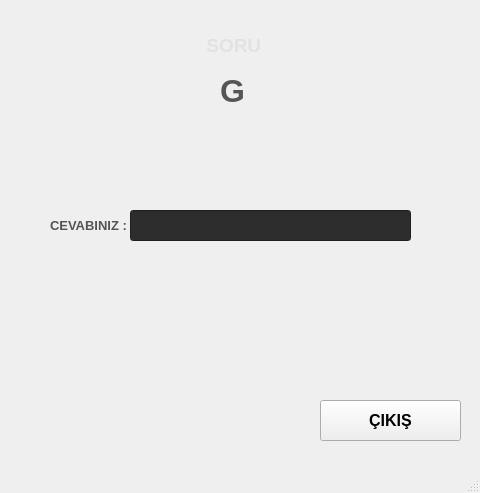
<?xml version="1.0" encoding="UTF-8"?>
<ui version="4.0">
 <class>MainWindowGame</class>
 <widget class="QMainWindow" name="MainWindowGame">
  <property name="geometry">
   <rect>
    <x>0</x>
    <y>0</y>
    <width>480</width>
    <height>493</height>
   </rect>
  </property>
  <property name="windowTitle">
   <string>MainWindow</string>
  </property>
  <property name="styleSheet">
   <string notr="true">background-image: url(:/arkaplan/arka_plan.jpeg);</string>
  </property>
  <widget class="QWidget" name="centralwidget">
   <widget class="QLabel" name="label">
    <property name="geometry">
     <rect>
      <x>180</x>
      <y>30</y>
      <width>121</width>
      <height>31</height>
     </rect>
    </property>
    <property name="palette">
     <palette>
      <active>
       <colorrole role="WindowText">
        <brush brushstyle="SolidPattern">
         <color alpha="255">
          <red>226</red>
          <green>226</green>
          <blue>226</blue>
         </color>
        </brush>
       </colorrole>
       <colorrole role="Button">
        <brush brushstyle="SolidPattern">
         <color alpha="255">
          <red>45</red>
          <green>45</green>
          <blue>45</blue>
         </color>
        </brush>
       </colorrole>
       <colorrole role="Text">
        <brush brushstyle="SolidPattern">
         <color alpha="255">
          <red>226</red>
          <green>226</green>
          <blue>226</blue>
         </color>
        </brush>
       </colorrole>
       <colorrole role="Base">
        <brush brushstyle="SolidPattern">
         <color alpha="255">
          <red>45</red>
          <green>45</green>
          <blue>45</blue>
         </color>
        </brush>
       </colorrole>
       <colorrole role="Window">
        <brush brushstyle="SolidPattern">
         <color alpha="255">
          <red>45</red>
          <green>45</green>
          <blue>45</blue>
         </color>
        </brush>
       </colorrole>
      </active>
      <inactive>
       <colorrole role="WindowText">
        <brush brushstyle="SolidPattern">
         <color alpha="255">
          <red>226</red>
          <green>226</green>
          <blue>226</blue>
         </color>
        </brush>
       </colorrole>
       <colorrole role="Button">
        <brush brushstyle="SolidPattern">
         <color alpha="255">
          <red>45</red>
          <green>45</green>
          <blue>45</blue>
         </color>
        </brush>
       </colorrole>
       <colorrole role="Text">
        <brush brushstyle="SolidPattern">
         <color alpha="255">
          <red>226</red>
          <green>226</green>
          <blue>226</blue>
         </color>
        </brush>
       </colorrole>
       <colorrole role="Base">
        <brush brushstyle="SolidPattern">
         <color alpha="255">
          <red>45</red>
          <green>45</green>
          <blue>45</blue>
         </color>
        </brush>
       </colorrole>
       <colorrole role="Window">
        <brush brushstyle="SolidPattern">
         <color alpha="255">
          <red>45</red>
          <green>45</green>
          <blue>45</blue>
         </color>
        </brush>
       </colorrole>
      </inactive>
      <disabled>
       <colorrole role="WindowText">
        <brush brushstyle="SolidPattern">
         <color alpha="255">
          <red>120</red>
          <green>120</green>
          <blue>120</blue>
         </color>
        </brush>
       </colorrole>
       <colorrole role="Button">
        <brush brushstyle="SolidPattern">
         <color alpha="255">
          <red>45</red>
          <green>45</green>
          <blue>45</blue>
         </color>
        </brush>
       </colorrole>
       <colorrole role="Text">
        <brush brushstyle="SolidPattern">
         <color alpha="255">
          <red>120</red>
          <green>120</green>
          <blue>120</blue>
         </color>
        </brush>
       </colorrole>
       <colorrole role="Base">
        <brush brushstyle="SolidPattern">
         <color alpha="255">
          <red>45</red>
          <green>45</green>
          <blue>45</blue>
         </color>
        </brush>
       </colorrole>
       <colorrole role="Window">
        <brush brushstyle="SolidPattern">
         <color alpha="255">
          <red>45</red>
          <green>45</green>
          <blue>45</blue>
         </color>
        </brush>
       </colorrole>
      </disabled>
     </palette>
    </property>
    <property name="font">
     <font>
      <pointsize>14</pointsize>
      <weight>75</weight>
      <bold>true</bold>
     </font>
    </property>
    <property name="toolTip">
     <string>&lt;html&gt;&lt;head/&gt;&lt;body&gt;&lt;p&gt;&lt;br/&gt;&lt;/p&gt;&lt;/body&gt;&lt;/html&gt;</string>
    </property>
    <property name="styleSheet">
     <string notr="true">border-image: url(:/buton/butonhazır.png);</string>
    </property>
    <property name="text">
     <string>     SORU</string>
    </property>
   </widget>
   <widget class="QLabel" name="lbl_soru">
    <property name="geometry">
     <rect>
      <x>20</x>
      <y>130</y>
      <width>441</width>
      <height>61</height>
     </rect>
    </property>
    <property name="palette">
     <palette>
      <active>
       <colorrole role="WindowText">
        <brush brushstyle="SolidPattern">
         <color alpha="255">
          <red>85</red>
          <green>85</green>
          <blue>85</blue>
         </color>
        </brush>
       </colorrole>
       <colorrole role="Button">
        <brush brushstyle="SolidPattern">
         <color alpha="255">
          <red>45</red>
          <green>45</green>
          <blue>45</blue>
         </color>
        </brush>
       </colorrole>
       <colorrole role="ButtonText">
        <brush brushstyle="SolidPattern">
         <color alpha="255">
          <red>222</red>
          <green>222</green>
          <blue>222</blue>
         </color>
        </brush>
       </colorrole>
       <colorrole role="Base">
        <brush brushstyle="SolidPattern">
         <color alpha="255">
          <red>45</red>
          <green>45</green>
          <blue>45</blue>
         </color>
        </brush>
       </colorrole>
       <colorrole role="Window">
        <brush brushstyle="SolidPattern">
         <color alpha="255">
          <red>45</red>
          <green>45</green>
          <blue>45</blue>
         </color>
        </brush>
       </colorrole>
      </active>
      <inactive>
       <colorrole role="WindowText">
        <brush brushstyle="SolidPattern">
         <color alpha="255">
          <red>85</red>
          <green>85</green>
          <blue>85</blue>
         </color>
        </brush>
       </colorrole>
       <colorrole role="Button">
        <brush brushstyle="SolidPattern">
         <color alpha="255">
          <red>45</red>
          <green>45</green>
          <blue>45</blue>
         </color>
        </brush>
       </colorrole>
       <colorrole role="ButtonText">
        <brush brushstyle="SolidPattern">
         <color alpha="255">
          <red>222</red>
          <green>222</green>
          <blue>222</blue>
         </color>
        </brush>
       </colorrole>
       <colorrole role="Base">
        <brush brushstyle="SolidPattern">
         <color alpha="255">
          <red>45</red>
          <green>45</green>
          <blue>45</blue>
         </color>
        </brush>
       </colorrole>
       <colorrole role="Window">
        <brush brushstyle="SolidPattern">
         <color alpha="255">
          <red>45</red>
          <green>45</green>
          <blue>45</blue>
         </color>
        </brush>
       </colorrole>
      </inactive>
      <disabled>
       <colorrole role="WindowText">
        <brush brushstyle="SolidPattern">
         <color alpha="255">
          <red>120</red>
          <green>120</green>
          <blue>120</blue>
         </color>
        </brush>
       </colorrole>
       <colorrole role="Button">
        <brush brushstyle="SolidPattern">
         <color alpha="255">
          <red>45</red>
          <green>45</green>
          <blue>45</blue>
         </color>
        </brush>
       </colorrole>
       <colorrole role="ButtonText">
        <brush brushstyle="SolidPattern">
         <color alpha="255">
          <red>120</red>
          <green>120</green>
          <blue>120</blue>
         </color>
        </brush>
       </colorrole>
       <colorrole role="Base">
        <brush brushstyle="SolidPattern">
         <color alpha="255">
          <red>45</red>
          <green>45</green>
          <blue>45</blue>
         </color>
        </brush>
       </colorrole>
       <colorrole role="Window">
        <brush brushstyle="SolidPattern">
         <color alpha="255">
          <red>45</red>
          <green>45</green>
          <blue>45</blue>
         </color>
        </brush>
       </colorrole>
      </disabled>
     </palette>
    </property>
    <property name="font">
     <font>
      <pointsize>10</pointsize>
      <weight>75</weight>
      <bold>true</bold>
     </font>
    </property>
    <property name="toolTip">
     <string>&lt;html&gt;&lt;head/&gt;&lt;body&gt;&lt;p&gt;&lt;br/&gt;&lt;/p&gt;&lt;/body&gt;&lt;/html&gt;</string>
    </property>
    <property name="styleSheet">
     <string notr="true">background-image: url(:/txt_kisim/txt_kısım.png);</string>
    </property>
    <property name="text">
     <string/>
    </property>
   </widget>
   <widget class="QLabel" name="label_cevabiniz">
    <property name="geometry">
     <rect>
      <x>50</x>
      <y>210</y>
      <width>81</width>
      <height>31</height>
     </rect>
    </property>
    <property name="palette">
     <palette>
      <active>
       <colorrole role="WindowText">
        <brush brushstyle="SolidPattern">
         <color alpha="255">
          <red>85</red>
          <green>85</green>
          <blue>85</blue>
         </color>
        </brush>
       </colorrole>
       <colorrole role="Button">
        <brush brushstyle="SolidPattern">
         <color alpha="255">
          <red>45</red>
          <green>45</green>
          <blue>45</blue>
         </color>
        </brush>
       </colorrole>
       <colorrole role="Text">
        <brush brushstyle="SolidPattern">
         <color alpha="255">
          <red>226</red>
          <green>226</green>
          <blue>226</blue>
         </color>
        </brush>
       </colorrole>
       <colorrole role="Base">
        <brush brushstyle="SolidPattern">
         <color alpha="255">
          <red>45</red>
          <green>45</green>
          <blue>45</blue>
         </color>
        </brush>
       </colorrole>
       <colorrole role="Window">
        <brush brushstyle="SolidPattern">
         <color alpha="255">
          <red>45</red>
          <green>45</green>
          <blue>45</blue>
         </color>
        </brush>
       </colorrole>
      </active>
      <inactive>
       <colorrole role="WindowText">
        <brush brushstyle="SolidPattern">
         <color alpha="255">
          <red>85</red>
          <green>85</green>
          <blue>85</blue>
         </color>
        </brush>
       </colorrole>
       <colorrole role="Button">
        <brush brushstyle="SolidPattern">
         <color alpha="255">
          <red>45</red>
          <green>45</green>
          <blue>45</blue>
         </color>
        </brush>
       </colorrole>
       <colorrole role="Text">
        <brush brushstyle="SolidPattern">
         <color alpha="255">
          <red>226</red>
          <green>226</green>
          <blue>226</blue>
         </color>
        </brush>
       </colorrole>
       <colorrole role="Base">
        <brush brushstyle="SolidPattern">
         <color alpha="255">
          <red>45</red>
          <green>45</green>
          <blue>45</blue>
         </color>
        </brush>
       </colorrole>
       <colorrole role="Window">
        <brush brushstyle="SolidPattern">
         <color alpha="255">
          <red>45</red>
          <green>45</green>
          <blue>45</blue>
         </color>
        </brush>
       </colorrole>
      </inactive>
      <disabled>
       <colorrole role="WindowText">
        <brush brushstyle="SolidPattern">
         <color alpha="255">
          <red>120</red>
          <green>120</green>
          <blue>120</blue>
         </color>
        </brush>
       </colorrole>
       <colorrole role="Button">
        <brush brushstyle="SolidPattern">
         <color alpha="255">
          <red>45</red>
          <green>45</green>
          <blue>45</blue>
         </color>
        </brush>
       </colorrole>
       <colorrole role="Text">
        <brush brushstyle="SolidPattern">
         <color alpha="255">
          <red>120</red>
          <green>120</green>
          <blue>120</blue>
         </color>
        </brush>
       </colorrole>
       <colorrole role="Base">
        <brush brushstyle="SolidPattern">
         <color alpha="255">
          <red>45</red>
          <green>45</green>
          <blue>45</blue>
         </color>
        </brush>
       </colorrole>
       <colorrole role="Window">
        <brush brushstyle="SolidPattern">
         <color alpha="255">
          <red>45</red>
          <green>45</green>
          <blue>45</blue>
         </color>
        </brush>
       </colorrole>
      </disabled>
     </palette>
    </property>
    <property name="font">
     <font>
      <pointsize>10</pointsize>
      <weight>75</weight>
      <bold>true</bold>
     </font>
    </property>
    <property name="toolTip">
     <string>&lt;html&gt;&lt;head/&gt;&lt;body&gt;&lt;p&gt;&lt;br/&gt;&lt;/p&gt;&lt;/body&gt;&lt;/html&gt;</string>
    </property>
    <property name="styleSheet">
     <string notr="true">background-image: url(:/txt_kisim/txt_kısım.png);</string>
    </property>
    <property name="text">
     <string>CEVABINIZ : </string>
    </property>
   </widget>
   <widget class="QLabel" name="lbl_durum_bilgilendirmesi">
    <property name="geometry">
     <rect>
      <x>10</x>
      <y>400</y>
      <width>281</width>
      <height>31</height>
     </rect>
    </property>
    <property name="palette">
     <palette>
      <active>
       <colorrole role="WindowText">
        <brush brushstyle="SolidPattern">
         <color alpha="255">
          <red>12</red>
          <green>12</green>
          <blue>220</blue>
         </color>
        </brush>
       </colorrole>
       <colorrole role="Button">
        <brush brushstyle="SolidPattern">
         <color alpha="255">
          <red>45</red>
          <green>45</green>
          <blue>45</blue>
         </color>
        </brush>
       </colorrole>
       <colorrole role="Base">
        <brush brushstyle="SolidPattern">
         <color alpha="255">
          <red>45</red>
          <green>45</green>
          <blue>45</blue>
         </color>
        </brush>
       </colorrole>
       <colorrole role="Window">
        <brush brushstyle="SolidPattern">
         <color alpha="255">
          <red>45</red>
          <green>45</green>
          <blue>45</blue>
         </color>
        </brush>
       </colorrole>
      </active>
      <inactive>
       <colorrole role="WindowText">
        <brush brushstyle="SolidPattern">
         <color alpha="255">
          <red>12</red>
          <green>12</green>
          <blue>220</blue>
         </color>
        </brush>
       </colorrole>
       <colorrole role="Button">
        <brush brushstyle="SolidPattern">
         <color alpha="255">
          <red>45</red>
          <green>45</green>
          <blue>45</blue>
         </color>
        </brush>
       </colorrole>
       <colorrole role="Base">
        <brush brushstyle="SolidPattern">
         <color alpha="255">
          <red>45</red>
          <green>45</green>
          <blue>45</blue>
         </color>
        </brush>
       </colorrole>
       <colorrole role="Window">
        <brush brushstyle="SolidPattern">
         <color alpha="255">
          <red>45</red>
          <green>45</green>
          <blue>45</blue>
         </color>
        </brush>
       </colorrole>
      </inactive>
      <disabled>
       <colorrole role="WindowText">
        <brush brushstyle="SolidPattern">
         <color alpha="255">
          <red>120</red>
          <green>120</green>
          <blue>120</blue>
         </color>
        </brush>
       </colorrole>
       <colorrole role="Button">
        <brush brushstyle="SolidPattern">
         <color alpha="255">
          <red>45</red>
          <green>45</green>
          <blue>45</blue>
         </color>
        </brush>
       </colorrole>
       <colorrole role="Base">
        <brush brushstyle="SolidPattern">
         <color alpha="255">
          <red>45</red>
          <green>45</green>
          <blue>45</blue>
         </color>
        </brush>
       </colorrole>
       <colorrole role="Window">
        <brush brushstyle="SolidPattern">
         <color alpha="255">
          <red>45</red>
          <green>45</green>
          <blue>45</blue>
         </color>
        </brush>
       </colorrole>
      </disabled>
     </palette>
    </property>
    <property name="font">
     <font>
      <pointsize>12</pointsize>
      <weight>75</weight>
      <bold>true</bold>
     </font>
    </property>
    <property name="toolTip">
     <string>&lt;html&gt;&lt;head/&gt;&lt;body&gt;&lt;p&gt;&lt;br/&gt;&lt;/p&gt;&lt;/body&gt;&lt;/html&gt;</string>
    </property>
    <property name="styleSheet">
     <string notr="true">background-image: url(:/txt_kisim/txt_kısım.png);</string>
    </property>
    <property name="text">
     <string/>
    </property>
   </widget>
   <widget class="QPushButton" name="btn_cikis">
    <property name="geometry">
     <rect>
      <x>320</x>
      <y>400</y>
      <width>141</width>
      <height>41</height>
     </rect>
    </property>
    <property name="font">
     <font>
      <pointsize>12</pointsize>
      <weight>75</weight>
      <bold>true</bold>
     </font>
    </property>
    <property name="styleSheet">
     <string notr="true">border-image: url(:/buton/butonhazır.png);</string>
    </property>
    <property name="text">
     <string>ÇIKIŞ</string>
    </property>
   </widget>
   <widget class="QLabel" name="lbl_dogru_yada_yanlis">
    <property name="geometry">
     <rect>
      <x>170</x>
      <y>270</y>
      <width>121</width>
      <height>61</height>
     </rect>
    </property>
    <property name="palette">
     <palette>
      <active>
       <colorrole role="WindowText">
        <brush brushstyle="SolidPattern">
         <color alpha="255">
          <red>85</red>
          <green>85</green>
          <blue>85</blue>
         </color>
        </brush>
       </colorrole>
       <colorrole role="Button">
        <brush brushstyle="SolidPattern">
         <color alpha="255">
          <red>45</red>
          <green>45</green>
          <blue>45</blue>
         </color>
        </brush>
       </colorrole>
       <colorrole role="Base">
        <brush brushstyle="SolidPattern">
         <color alpha="255">
          <red>45</red>
          <green>45</green>
          <blue>45</blue>
         </color>
        </brush>
       </colorrole>
       <colorrole role="Window">
        <brush brushstyle="SolidPattern">
         <color alpha="255">
          <red>45</red>
          <green>45</green>
          <blue>45</blue>
         </color>
        </brush>
       </colorrole>
      </active>
      <inactive>
       <colorrole role="WindowText">
        <brush brushstyle="SolidPattern">
         <color alpha="255">
          <red>85</red>
          <green>85</green>
          <blue>85</blue>
         </color>
        </brush>
       </colorrole>
       <colorrole role="Button">
        <brush brushstyle="SolidPattern">
         <color alpha="255">
          <red>45</red>
          <green>45</green>
          <blue>45</blue>
         </color>
        </brush>
       </colorrole>
       <colorrole role="Base">
        <brush brushstyle="SolidPattern">
         <color alpha="255">
          <red>45</red>
          <green>45</green>
          <blue>45</blue>
         </color>
        </brush>
       </colorrole>
       <colorrole role="Window">
        <brush brushstyle="SolidPattern">
         <color alpha="255">
          <red>45</red>
          <green>45</green>
          <blue>45</blue>
         </color>
        </brush>
       </colorrole>
      </inactive>
      <disabled>
       <colorrole role="WindowText">
        <brush brushstyle="SolidPattern">
         <color alpha="255">
          <red>120</red>
          <green>120</green>
          <blue>120</blue>
         </color>
        </brush>
       </colorrole>
       <colorrole role="Button">
        <brush brushstyle="SolidPattern">
         <color alpha="255">
          <red>45</red>
          <green>45</green>
          <blue>45</blue>
         </color>
        </brush>
       </colorrole>
       <colorrole role="Base">
        <brush brushstyle="SolidPattern">
         <color alpha="255">
          <red>45</red>
          <green>45</green>
          <blue>45</blue>
         </color>
        </brush>
       </colorrole>
       <colorrole role="Window">
        <brush brushstyle="SolidPattern">
         <color alpha="255">
          <red>45</red>
          <green>45</green>
          <blue>45</blue>
         </color>
        </brush>
       </colorrole>
      </disabled>
     </palette>
    </property>
    <property name="font">
     <font>
      <pointsize>22</pointsize>
      <weight>75</weight>
      <bold>true</bold>
     </font>
    </property>
    <property name="toolTip">
     <string>&lt;html&gt;&lt;head/&gt;&lt;body&gt;&lt;p&gt;&lt;br/&gt;&lt;/p&gt;&lt;/body&gt;&lt;/html&gt;</string>
    </property>
    <property name="styleSheet">
     <string notr="true">border-image: url(:/buton/butonhazır.png);</string>
    </property>
    <property name="text">
     <string/>
    </property>
   </widget>
   <widget class="QLineEdit" name="txt_cevap">
    <property name="geometry">
     <rect>
      <x>130</x>
      <y>210</y>
      <width>281</width>
      <height>31</height>
     </rect>
    </property>
    <property name="palette">
     <palette>
      <active>
       <colorrole role="WindowText">
        <brush brushstyle="SolidPattern">
         <color alpha="255">
          <red>85</red>
          <green>85</green>
          <blue>85</blue>
         </color>
        </brush>
       </colorrole>
       <colorrole role="Button">
        <brush brushstyle="SolidPattern">
         <color alpha="255">
          <red>45</red>
          <green>45</green>
          <blue>45</blue>
         </color>
        </brush>
       </colorrole>
       <colorrole role="Text">
        <brush brushstyle="SolidPattern">
         <color alpha="255">
          <red>85</red>
          <green>85</green>
          <blue>85</blue>
         </color>
        </brush>
       </colorrole>
       <colorrole role="Base">
        <brush brushstyle="SolidPattern">
         <color alpha="255">
          <red>45</red>
          <green>45</green>
          <blue>45</blue>
         </color>
        </brush>
       </colorrole>
       <colorrole role="Window">
        <brush brushstyle="SolidPattern">
         <color alpha="255">
          <red>45</red>
          <green>45</green>
          <blue>45</blue>
         </color>
        </brush>
       </colorrole>
      </active>
      <inactive>
       <colorrole role="WindowText">
        <brush brushstyle="SolidPattern">
         <color alpha="255">
          <red>85</red>
          <green>85</green>
          <blue>85</blue>
         </color>
        </brush>
       </colorrole>
       <colorrole role="Button">
        <brush brushstyle="SolidPattern">
         <color alpha="255">
          <red>45</red>
          <green>45</green>
          <blue>45</blue>
         </color>
        </brush>
       </colorrole>
       <colorrole role="Text">
        <brush brushstyle="SolidPattern">
         <color alpha="255">
          <red>85</red>
          <green>85</green>
          <blue>85</blue>
         </color>
        </brush>
       </colorrole>
       <colorrole role="Base">
        <brush brushstyle="SolidPattern">
         <color alpha="255">
          <red>45</red>
          <green>45</green>
          <blue>45</blue>
         </color>
        </brush>
       </colorrole>
       <colorrole role="Window">
        <brush brushstyle="SolidPattern">
         <color alpha="255">
          <red>45</red>
          <green>45</green>
          <blue>45</blue>
         </color>
        </brush>
       </colorrole>
      </inactive>
      <disabled>
       <colorrole role="WindowText">
        <brush brushstyle="SolidPattern">
         <color alpha="255">
          <red>120</red>
          <green>120</green>
          <blue>120</blue>
         </color>
        </brush>
       </colorrole>
       <colorrole role="Button">
        <brush brushstyle="SolidPattern">
         <color alpha="255">
          <red>45</red>
          <green>45</green>
          <blue>45</blue>
         </color>
        </brush>
       </colorrole>
       <colorrole role="Text">
        <brush brushstyle="SolidPattern">
         <color alpha="255">
          <red>120</red>
          <green>120</green>
          <blue>120</blue>
         </color>
        </brush>
       </colorrole>
       <colorrole role="Base">
        <brush brushstyle="SolidPattern">
         <color alpha="255">
          <red>45</red>
          <green>45</green>
          <blue>45</blue>
         </color>
        </brush>
       </colorrole>
       <colorrole role="Window">
        <brush brushstyle="SolidPattern">
         <color alpha="255">
          <red>45</red>
          <green>45</green>
          <blue>45</blue>
         </color>
        </brush>
       </colorrole>
      </disabled>
     </palette>
    </property>
    <property name="font">
     <font>
      <pointsize>10</pointsize>
      <weight>75</weight>
      <bold>true</bold>
     </font>
    </property>
    <property name="styleSheet">
     <string notr="true">background-image: url(:/txt_kisim/txt_kısım.png);</string>
    </property>
    <property name="text">
     <string/>
    </property>
   </widget>
   <widget class="QLabel" name="lbl_bas_harf">
    <property name="geometry">
     <rect>
      <x>220</x>
      <y>70</y>
      <width>31</width>
      <height>41</height>
     </rect>
    </property>
    <property name="palette">
     <palette>
      <active>
       <colorrole role="WindowText">
        <brush brushstyle="SolidPattern">
         <color alpha="255">
          <red>85</red>
          <green>85</green>
          <blue>85</blue>
         </color>
        </brush>
       </colorrole>
       <colorrole role="Button">
        <brush brushstyle="SolidPattern">
         <color alpha="255">
          <red>45</red>
          <green>45</green>
          <blue>45</blue>
         </color>
        </brush>
       </colorrole>
       <colorrole role="ButtonText">
        <brush brushstyle="SolidPattern">
         <color alpha="255">
          <red>222</red>
          <green>222</green>
          <blue>222</blue>
         </color>
        </brush>
       </colorrole>
       <colorrole role="Base">
        <brush brushstyle="SolidPattern">
         <color alpha="255">
          <red>45</red>
          <green>45</green>
          <blue>45</blue>
         </color>
        </brush>
       </colorrole>
       <colorrole role="Window">
        <brush brushstyle="SolidPattern">
         <color alpha="255">
          <red>45</red>
          <green>45</green>
          <blue>45</blue>
         </color>
        </brush>
       </colorrole>
      </active>
      <inactive>
       <colorrole role="WindowText">
        <brush brushstyle="SolidPattern">
         <color alpha="255">
          <red>85</red>
          <green>85</green>
          <blue>85</blue>
         </color>
        </brush>
       </colorrole>
       <colorrole role="Button">
        <brush brushstyle="SolidPattern">
         <color alpha="255">
          <red>45</red>
          <green>45</green>
          <blue>45</blue>
         </color>
        </brush>
       </colorrole>
       <colorrole role="ButtonText">
        <brush brushstyle="SolidPattern">
         <color alpha="255">
          <red>222</red>
          <green>222</green>
          <blue>222</blue>
         </color>
        </brush>
       </colorrole>
       <colorrole role="Base">
        <brush brushstyle="SolidPattern">
         <color alpha="255">
          <red>45</red>
          <green>45</green>
          <blue>45</blue>
         </color>
        </brush>
       </colorrole>
       <colorrole role="Window">
        <brush brushstyle="SolidPattern">
         <color alpha="255">
          <red>45</red>
          <green>45</green>
          <blue>45</blue>
         </color>
        </brush>
       </colorrole>
      </inactive>
      <disabled>
       <colorrole role="WindowText">
        <brush brushstyle="SolidPattern">
         <color alpha="255">
          <red>120</red>
          <green>120</green>
          <blue>120</blue>
         </color>
        </brush>
       </colorrole>
       <colorrole role="Button">
        <brush brushstyle="SolidPattern">
         <color alpha="255">
          <red>45</red>
          <green>45</green>
          <blue>45</blue>
         </color>
        </brush>
       </colorrole>
       <colorrole role="ButtonText">
        <brush brushstyle="SolidPattern">
         <color alpha="255">
          <red>120</red>
          <green>120</green>
          <blue>120</blue>
         </color>
        </brush>
       </colorrole>
       <colorrole role="Base">
        <brush brushstyle="SolidPattern">
         <color alpha="255">
          <red>45</red>
          <green>45</green>
          <blue>45</blue>
         </color>
        </brush>
       </colorrole>
       <colorrole role="Window">
        <brush brushstyle="SolidPattern">
         <color alpha="255">
          <red>45</red>
          <green>45</green>
          <blue>45</blue>
         </color>
        </brush>
       </colorrole>
      </disabled>
     </palette>
    </property>
    <property name="font">
     <font>
      <pointsize>24</pointsize>
      <weight>75</weight>
      <bold>true</bold>
     </font>
    </property>
    <property name="toolTip">
     <string>&lt;html&gt;&lt;head/&gt;&lt;body&gt;&lt;p&gt;&lt;br/&gt;&lt;/p&gt;&lt;/body&gt;&lt;/html&gt;</string>
    </property>
    <property name="styleSheet">
     <string notr="true">border-image: url(:/buton/butonhazır.png);</string>
    </property>
    <property name="text">
     <string>G</string>
    </property>
   </widget>
  </widget>
  <widget class="QMenuBar" name="menubar">
   <property name="geometry">
    <rect>
     <x>0</x>
     <y>0</y>
     <width>480</width>
     <height>21</height>
    </rect>
   </property>
  </widget>
  <widget class="QStatusBar" name="statusbar"/>
 </widget>
 <resources>
  <include location="icon/icons.qrc"/>
 </resources>
 <connections/>
</ui>
